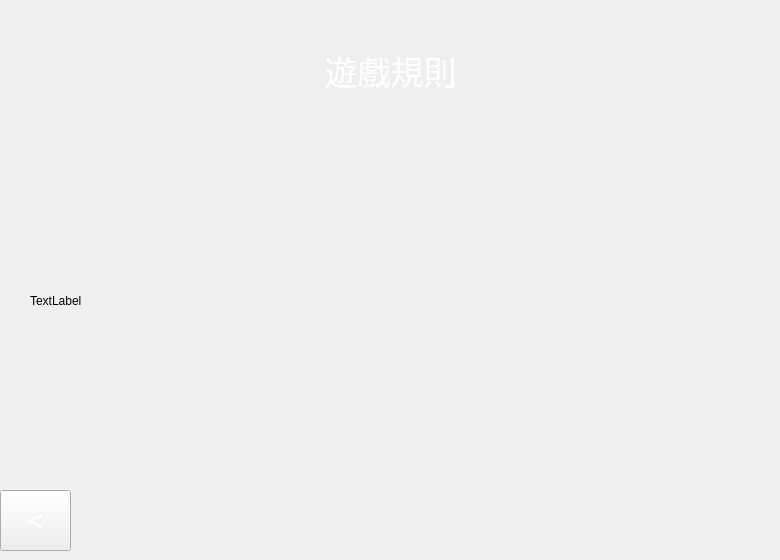
    <widget class="QWidget" name="page_rule">
     <widget class="QLabel" name="title_rule">
      <property name="geometry">
       <rect>
        <x>150</x>
        <y>30</y>
        <width>481</width>
        <height>81</height>
       </rect>
      </property>
      <property name="font">
       <font>
        <family>Microsoft JhengHei</family>
        <pointsize>25</pointsize>
        <weight>50</weight>
        <italic>false</italic>
        <bold>false</bold>
       </font>
      </property>
      <property name="styleSheet">
       <string notr="true">color: rgb(255, 255, 255);
font: 25pt &quot;Microsoft JhengHei&quot;;</string>
      </property>
      <property name="text">
       <string>遊戲規則</string>
      </property>
      <property name="alignment">
       <set>Qt::AlignCenter</set>
      </property>
     </widget>
     <widget class="QPushButton" name="button_back_to_menu_in_rule">
      <property name="geometry">
       <rect>
        <x>0</x>
        <y>490</y>
        <width>71</width>
        <height>61</height>
       </rect>
      </property>
      <property name="font">
       <font>
        <family>Microsoft JhengHei</family>
        <pointsize>20</pointsize>
       </font>
      </property>
      <property name="styleSheet">
       <string notr="true">color: rgb(255, 255, 255);</string>
      </property>
      <property name="text">
       <string>&lt;</string>
      </property>
     </widget>
     <widget class="QLabel" name="img_rule">
      <property name="geometry">
       <rect>
        <x>30</x>
        <y>130</y>
        <width>741</width>
        <height>341</height>
       </rect>
      </property>
      <property name="text">
       <string>TextLabel</string>
      </property>
      <property name="scaledContents">
       <bool>true</bool>
      </property>
     </widget>
    </widget>
